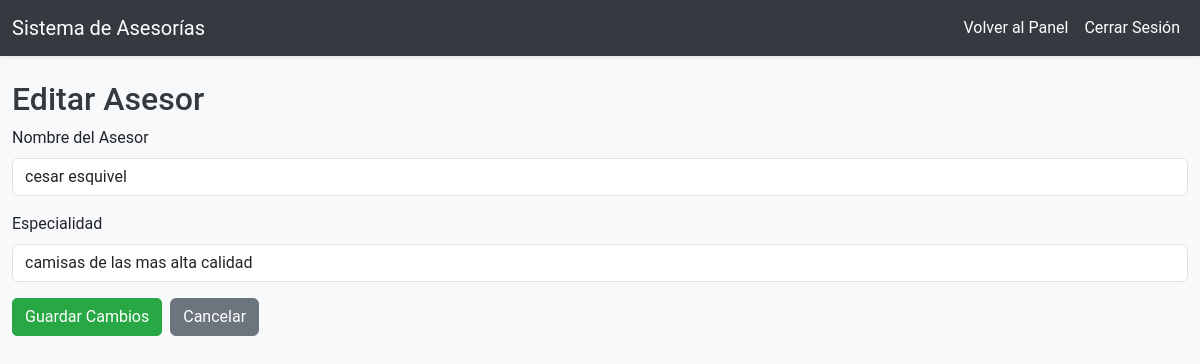
Page /editar_asesor.php?id_asesor=4 (signed in) on the committed database.
### tables this page shows
CREATE TABLE `asesores` (
  `id_asesor` int(11) NOT NULL,
  `nombre` varchar(40) NOT NULL,
  `especialidad` varchar(250) NOT NULL,
  `cod_barra` varchar(500) NOT NULL,
  `id_empresa` int(11) NOT NULL
);

### editar_asesor.php (the view, shortened to what this page needs)
<?php
$id_empresa_admin = $_SESSION['id_empresa'];
$host = '127.0.0.1';
$db = 'estilo_personal_hombres';
$user = 'root';
$pass = '';
$charset = 'utf8mb4';
$dsn = "mysql:host=$host;dbname=$db;charset=$charset";
$options = [
    PDO::ATTR_ERRMODE => PDO::ERRMODE_EXCEPTION,
    PDO::ATTR_DEFAULT_FETCH_MODE => PDO::FETCH_ASSOC,
    PDO::ATTR_EMULATE_PREPARES => false,
];
try {
    $pdo = new PDO($dsn, $user, $pass, $options);
} catch (PDOException $e) {
    die("Error de conexión: " . $e->getMessage());
}
$id_asesor = $_GET['id_asesor'];
$stmt = $pdo->prepare("SELECT * FROM asesores WHERE id_asesor = ? AND id_empresa = ?");
$stmt->execute([$id_asesor, $id_empresa_admin]);
$asesor = $stmt->fetch();
?>
<!DOCTYPE html>
<html lang="es">
<head>
    <link href="css/bootstrap.min.css" rel="stylesheet">
    <link href="css/estilo.css" rel="stylesheet">
</head>
<body onload="frm1.placa.focus()">
    <nav class="navbar navbar-expand-lg navbar-light bg-light shadow-sm">
        <div class="container">
            <a class="navbar-brand" href="#">Sistema de Asesorías</a>
            <div class="navbar-nav ms-auto">
                <a class="nav-link" href="admin.php">Volver al Panel</a>
                <a class="nav-link" href="logout.php">Cerrar Sesión</a>
            </div>
        </div>
    </nav>
    <div class="container mt-4">
        <h2>Editar Asesor</h2>
        <form method="POST" name="frm1">
            <div class="mb-3">
                <label for="documento" class="form-label">Nombre del Asesor</label>
                <input type="text" class="form-control" id="documento" name="documento" value="<?php echo htmlspecialchars($asesor['nombre']); ?>" required>
            </div>
            <div class="mb-3">
                <label for="especialidad" class="form-label">Especialidad</label>
                <input type="text" class="form-control" id="especialidad" name="especialidad" value="<?php echo htmlspecialchars($asesor['especialidad']); ?>" required>
            </div>
            <div class="d-grid gap-2 d-md-flex justify-content-md-start">
                <button type="submit" class="btn btn-success">Guardar Cambios</button>
                <a href="admin.php" class="btn btn-secondary">Cancelar</a>
            </div>
        </form>
    </div>
</body>
</html>

### css/estilo.css (style rules this page uses)
body { background-color: #f8f9fa; font-family: 'Roboto', sans-serif; }
.navbar { background-color: #343a40 !important; }
.navbar-brand, .nav-link { color: #ffffff !important; }
h2, h3, h4 { color: #343a40; }
.btn-success { background-color: #28a745; border-color: #28a745; border-radius: 5px; }
.container { max-width: 1200px; }

### rows in the picture
asesores: documento "cesar esquivel", especialidad "camisas de las mas alta calidad"
